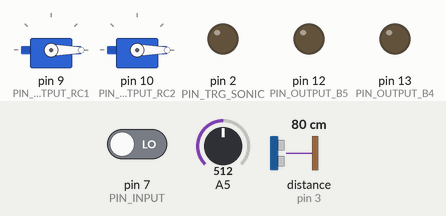
This sketch was run on a simulated Arduino Uno, built with avr-gcc and run on an emulated ATmega328P. On the bench: 2 × servo, output pins drawn as LEDs (lit = HIGH). The test bench sets the inputs (shaded band); at power-on: pin 7 (PIN_INPUT) LOW, A5 = 512, distance to the obstacle (sensor on pin 3) 80 cm. The echo pulse lasts 58.3 µs per cm; what the sketch prints to the serial monitor is not drawn.

Above: at 1.2 s.
1.3 s: pin 7 (PIN_INPUT) driven HIGH
2.8 s: A5 set to 348
4.3 s: A5 set to 316
At 4.9 s:
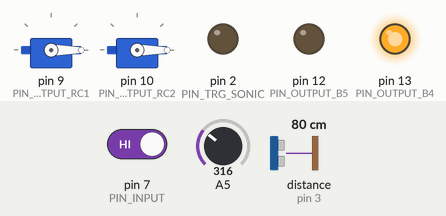
Timing chart, 0 to 7.3 s (numbered marks = the images above; inputs shaded):
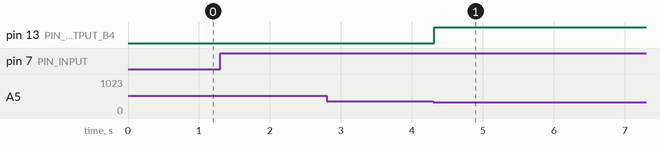

The sketch:

psd_sonic.ino
```cpp
//*****************************************************************
//*** ゴール探索でのセンサの通信とサーボモータコントロールのプログラム
//*** PSDからの信号を受けるArduinoがH8へ送信し，側面に設置される．車庫入れが終わった後，一回目直線運動
//*** SONICからの信号を受けるArduinoがH8へ送信，正面に設置される．二回目直線運動
//*** YANG(2023/1/27) バージョン1.8
//*****************************************************************

#include <Servo.h>
Servo RC1servo;
Servo RC2servo;

#define PIN_OUTPUT_RC1 9    //腕を挟む用RC1への信号線
#define PIN_OUTPUT_RC2 10   //磁石に作用するRC2への信号線

#define PIN_INPUT_PSD 5     //PSDセンサからのアナログ信号ー入力
#define PIN_OUTPUT_B4 13    //処理したの信号をH8へ送るCN2-33. PSD
#define PIN_OUTPUT_B5 12    //処理したの信号をH8へ送るCN2-34. SONIC

#define PIN_INPUT 7  //H8から起動信号を受ける

#define PIN_TRG_SONIC 2     //SONIC超音波センサのTRG入力
#define PIN_ECHO_SONIC 3    //SONIC超音波センサのECHO出力

//初期値設定
//static int i_PSD = 1;//グローバル変数でPSDの起動
int RC1_pos = 0;
int RC2_pos = 0;
int i_B4 = 0;
int i_B5 = 0;

void setup() {
  // put your setup code here, to run once:

  //SONICのPIN 初期化
  pinMode(PIN_TRG_SONIC, OUTPUT);
  pinMode(PIN_ECHO_SONIC, INPUT);

  //OUTPUT and INPUT 初期化
  pinMode(PIN_OUTPUT_B4, OUTPUT);
  pinMode(PIN_OUTPUT_B5, OUTPUT);
  pinMode(PIN_INPUT, INPUT);
  pinMode(PIN_INPUT_PSD, INPUT);

  //RC1 and RC2　初期化
  pinMode(PIN_OUTPUT_RC1, OUTPUT);
  pinMode(PIN_OUTPUT_RC2, OUTPUT);

  RC1servo.attach(PIN_OUTPUT_RC1);
  RC2servo.attach(PIN_OUTPUT_RC2);

  Serial.begin(115200); //シリアル通信のボートを開く

  digitalWrite(PIN_TRG_SONIC,LOW);
  digitalWrite(PIN_OUTPUT_B4, LOW);//H8へ0を送る
  digitalWrite(PIN_OUTPUT_B5, LOW);//H8へ0を送る

  //RCの角度の初期化
  RC1servo.write(0);
  RC2servo.write(0);
}

void loop(){
  // put your main code here, to run repeatedly:
    Serial.print("arduino処理開始\n");

    int interval = 0 ;           //pulse
    double distance = 0;        //距離
    int i_s = 0;                //距離判断のため
    int PSD_r_high = 30;        //PSDの閾値の高い
    int PSD_r_low = 15;         //PSDの閾値の低い
    int sonic_r = 13;           //超音波センサの閾値の値，この値によりRC1の運転を停止する.
    int PSD_val = 0;            //PSD値

    int input_1 = 0;
    int input_2 = 0;

    input_1 = Inputread(PIN_INPUT);
    delay(10);//時間を持つ
    input_2 = Inputread(PIN_INPUT);
    delay(10);//時間を持つ

    if( i_B4 == 0){
      digitalWrite(PIN_OUTPUT_B4, LOW);//H8へ0を送る
       Serial.print("B4=0\n");
    }else{
      digitalWrite(PIN_OUTPUT_B4, HIGH);//H8へ1を送る
      Serial.print("B4=1\n");
    }

    if( i_B5 == 0){
      digitalWrite(PIN_OUTPUT_B5, LOW);//H8へ0を送る
      Serial.print("B5=0\n");
    }else{
      digitalWrite(PIN_OUTPUT_B5, HIGH);//H8へ1を送る
      Serial.print("B5=1\n");
    }

    if( (input_1 == HIGH) && (input_2 == HIGH)  ){
      //PSD処理
      Serial.print("PSDに入った.PSD_val:\n");
      PSD_val = PSDread( PIN_INPUT_PSD );
      Serial.print(PSD_val);
      Serial.print("\n");

      int PSD_d = AnaToCm(PSD_val);
      Serial.print(AnaToCm(PSD_val));
      Serial.println("cm");

      if( (PSD_d <= PSD_r_high ) && ( PSD_d > PSD_r_low ) ){
          digitalWrite(PIN_OUTPUT_B4,HIGH);
          i_B4 = 1;
          Serial.print("B4HIGH");
          }
      if( i_B4 == 1 ){
      //超音波センサ
      // 距離計測
      //trigger pulse output (10us)

      Serial.println("SONICに入った");
      digitalWrite(PIN_TRG_SONIC, HIGH);
      delayMicroseconds(9);
      digitalWrite(PIN_TRG_SONIC, LOW);
      // echo pulse width measure

      interval = pulseIn(PIN_ECHO_SONIC, HIGH, 30000);  // 時間計測
      distance = interval * 0.017;

      // 時間=>距離に変換 [cm]340[m/sec]/2 = 0.017[cm/μs]
      distance=SONICread(distance);//distanceの100回平均

      // send result
        Serial.print("pulse width =");
        Serial.print(interval);
        Serial.print("[us] distance =");
        Serial.print(distance);
        Serial.print("[cm]\n");

        i_s = rc(distance, sonic_r);

        if( i_s == 1 ){//H8へ信号を送る
          i_B5=1;
          digitalWrite(PIN_OUTPUT_B5,HIGH);
          delay(1000);

          if( RC1_pos < 100 ){
          RC1servo.write(RC1_pos);
          RC1_pos+=10;
          Serial.print("B5HIGH");
          Serial.print("RC1回転中\n");
          }

          delay(50);

          if( RC1_pos >=100 ){
            Serial.print("RC2回転中\n");
            for(int i=0; RC2_pos<180;RC2_pos+=1 ){
                RC2servo.write(RC2_pos);
                delay(15);
               }
            }
        }
        //RCの回転
    }//SONIC実行
  }//PIN_INPUT
}//loop

int PSDread(int PinNo){ //PSDの読み取り
  long ans=0;
  for(int i=0; i<100; i++){
    ans=ans +analogRead(PinNo);
  }
  return ans/100;
}
int SONICread(int distance){
  double sum = 0;
  for(int i=0; i<100; i++){
    sum = sum + distance;
  }
  return sum/100.0;
}
int Inputread(int PinNo){
  int sum = 0;
  for(int i=0; i<100; i++){
    sum=sum +digitalRead(PinNo);
  }
  if(sum < 80) return 0;
  if(sum >= 80) return 1;
}

int rc(double distance,int sonic_r){
      if( distance >= sonic_r ){
        Serial.print("直線2運転指令\n");
        return 0;
      }else if(distance == 0){
        return 0;
      }else{
        Serial.print("直線2運運転停止指令\n");
        return 1;
      }
}

int AnaToCm(int analogValue){ //PSDの距離示す
  if(analogValue >= 470) return(10);
  if(analogValue >= 330) return(15);
  if(analogValue >= 259) return(20);
  if(analogValue >= 214) return(25);
  if(analogValue >= 172) return(30);
  if(analogValue >= 153) return(35);
  if(analogValue >= 134) return(40);
  if(analogValue >= 105) return(50);
  if(analogValue >= 85)  return(60);
  return(-1);
}
```

Measured:
- the behaviour switches between 330 and 329 on A5 (found by bisection; images 0 and 1)
- after the input at 1.3 s, every drawn part: stays the same
- after the input at 2.8 s, every drawn part: stays the same
- after the input at 4.3 s, pin 13 (PIN_OUTPUT_B4): LOW → HIGH at once
